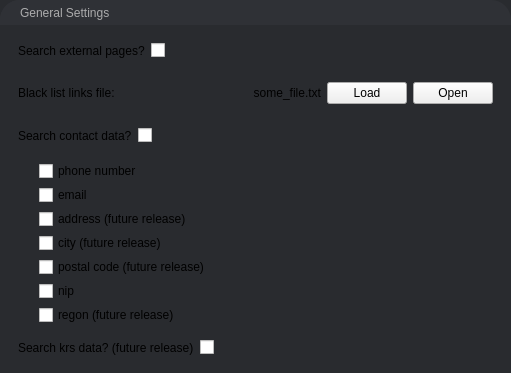
                            <widget class="QFrame" name="frame_general_settings">
                             <property name="minimumSize">
                              <size>
                               <width>0</width>
                               <height>0</height>
                              </size>
                             </property>
                             <property name="maximumSize">
                              <size>
                               <width>16777215</width>
                               <height>400</height>
                              </size>
                             </property>
                             <property name="styleSheet">
                              <string notr="true">QFrame{
	border-radius: 20px;
	background-color: rgb(41, 43, 47);
}</string>
                             </property>
                             <property name="frameShape">
                              <enum>QFrame::StyledPanel</enum>
                             </property>
                             <property name="frameShadow">
                              <enum>QFrame::Raised</enum>
                             </property>
                             <layout class="QVBoxLayout" name="verticalLayout_14">
                              <property name="spacing">
                               <number>0</number>
                              </property>
                              <property name="leftMargin">
                               <number>0</number>
                              </property>
                              <property name="topMargin">
                               <number>0</number>
                              </property>
                              <property name="rightMargin">
                               <number>0</number>
                              </property>
                              <property name="bottomMargin">
                               <number>0</number>
                              </property>
                              <item>
                               <widget class="QFrame" name="frame_general_top_bar">
                                <property name="minimumSize">
                                 <size>
                                  <width>0</width>
                                  <height>25</height>
                                 </size>
                                </property>
                                <property name="maximumSize">
                                 <size>
                                  <width>16777215</width>
                                  <height>25</height>
                                 </size>
                                </property>
                                <property name="styleSheet">
                                 <string notr="true">QFrame{
	border-bottom-left-radius: 0px;
	border-bottom-right-radius: 0px;
	background-color: rgb(47, 49, 54);
}</string>
                                </property>
                                <property name="frameShape">
                                 <enum>QFrame::StyledPanel</enum>
                                </property>
                                <property name="frameShadow">
                                 <enum>QFrame::Raised</enum>
                                </property>
                                <layout class="QHBoxLayout" name="horizontalLayout_13">
                                 <property name="spacing">
                                  <number>0</number>
                                 </property>
                                 <property name="leftMargin">
                                  <number>0</number>
                                 </property>
                                 <property name="topMargin">
                                  <number>0</number>
                                 </property>
                                 <property name="rightMargin">
                                  <number>0</number>
                                 </property>
                                 <property name="bottomMargin">
                                  <number>0</number>
                                 </property>
                                 <item alignment="Qt::AlignLeft">
                                  <widget class="QFrame" name="frame_label_general">
                                   <property name="frameShape">
                                    <enum>QFrame::StyledPanel</enum>
                                   </property>
                                   <property name="frameShadow">
                                    <enum>QFrame::Raised</enum>
                                   </property>
                                   <layout class="QHBoxLayout" name="horizontalLayout_12">
                                    <property name="spacing">
                                     <number>0</number>
                                    </property>
                                    <property name="leftMargin">
                                     <number>20</number>
                                    </property>
                                    <property name="topMargin">
                                     <number>0</number>
                                    </property>
                                    <property name="rightMargin">
                                     <number>0</number>
                                    </property>
                                    <property name="bottomMargin">
                                     <number>0</number>
                                    </property>
                                    <item>
                                     <widget class="QLabel" name="label_general">
                                      <property name="font">
                                       <font>
                                        <family>Segoe UI</family>
                                       </font>
                                      </property>
                                      <property name="styleSheet">
                                       <string notr="true">color: rgb(171, 171, 172);</string>
                                      </property>
                                      <property name="frameShape">
                                       <enum>QFrame::Box</enum>
                                      </property>
                                      <property name="text">
                                       <string>General Settings</string>
                                      </property>
                                     </widget>
                                    </item>
                                   </layout>
                                  </widget>
                                 </item>
                                </layout>
                               </widget>
                              </item>
                              <item>
                               <widget class="QFrame" name="frame_general_main">
                                <property name="sizePolicy">
                                 <sizepolicy hsizetype="Preferred" vsizetype="Preferred">
                                  <horstretch>0</horstretch>
                                  <verstretch>0</verstretch>
                                 </sizepolicy>
                                </property>
                                <property name="minimumSize">
                                 <size>
                                  <width>0</width>
                                  <height>0</height>
                                 </size>
                                </property>
                                <property name="styleSheet">
                                 <string notr="true"/>
                                </property>
                                <property name="frameShape">
                                 <enum>QFrame::NoFrame</enum>
                                </property>
                                <property name="frameShadow">
                                 <enum>QFrame::Raised</enum>
                                </property>
                                <layout class="QVBoxLayout" name="verticalLayout_18">
                                 <property name="spacing">
                                  <number>0</number>
                                 </property>
                                 <property name="leftMargin">
                                  <number>0</number>
                                 </property>
                                 <property name="topMargin">
                                  <number>0</number>
                                 </property>
                                 <property name="rightMargin">
                                  <number>0</number>
                                 </property>
                                 <property name="bottomMargin">
                                  <number>0</number>
                                 </property>
                                 <item>
                                  <widget class="QFrame" name="frame_general_main_in">
                                   <property name="minimumSize">
                                    <size>
                                     <width>0</width>
                                     <height>0</height>
                                    </size>
                                   </property>
                                   <property name="styleSheet">
                                    <string notr="true"/>
                                   </property>
                                   <property name="frameShape">
                                    <enum>QFrame::NoFrame</enum>
                                   </property>
                                   <property name="frameShadow">
                                    <enum>QFrame::Raised</enum>
                                   </property>
                                   <layout class="QVBoxLayout" name="verticalLayout_23">
                                    <item alignment="Qt::AlignLeft">
                                     <widget class="QFrame" name="label_external_pages">
                                      <property name="sizePolicy">
                                       <sizepolicy hsizetype="Preferred" vsizetype="Fixed">
                                        <horstretch>0</horstretch>
                                        <verstretch>0</verstretch>
                                       </sizepolicy>
                                      </property>
                                      <property name="frameShape">
                                       <enum>QFrame::NoFrame</enum>
                                      </property>
                                      <property name="frameShadow">
                                       <enum>QFrame::Raised</enum>
                                      </property>
                                      <layout class="QHBoxLayout" name="horizontalLayout_20">
                                       <item>
                                        <widget class="QLabel" name="label_external">
                                         <property name="text">
                                          <string>Search external pages?</string>
                                         </property>
                                        </widget>
                                       </item>
                                       <item>
                                        <widget class="QCheckBox" name="check_external">
                                         <property name="text">
                                          <string/>
                                         </property>
                                        </widget>
                                       </item>
                                      </layout>
                                     </widget>
                                    </item>
                                    <item alignment="Qt::AlignLeft">
                                     <widget class="QFrame" name="frame_black_list">
                                      <property name="sizePolicy">
                                       <sizepolicy hsizetype="Preferred" vsizetype="Fixed">
                                        <horstretch>0</horstretch>
                                        <verstretch>0</verstretch>
                                       </sizepolicy>
                                      </property>
                                      <property name="frameShape">
                                       <enum>QFrame::NoFrame</enum>
                                      </property>
                                      <property name="frameShadow">
                                       <enum>QFrame::Raised</enum>
                                      </property>
                                      <layout class="QHBoxLayout" name="horizontalLayout_22">
                                       <item>
                                        <widget class="QLabel" name="label_black_list">
                                         <property name="text">
                                          <string>Black list links file:</string>
                                         </property>
                                        </widget>
                                       </item>
                                       <item alignment="Qt::AlignLeft">
                                        <widget class="QLabel" name="label_black_list_file">
                                         <property name="minimumSize">
                                          <size>
                                           <width>200</width>
                                           <height>0</height>
                                          </size>
                                         </property>
                                         <property name="text">
                                          <string>some_file.txt</string>
                                         </property>
                                         <property name="alignment">
                                          <set>Qt::AlignRight|Qt::AlignTrailing|Qt::AlignVCenter</set>
                                         </property>
                                        </widget>
                                       </item>
                                       <item>
                                        <widget class="QPushButton" name="button_black_list_load">
                                         <property name="minimumSize">
                                          <size>
                                           <width>80</width>
                                           <height>20</height>
                                          </size>
                                         </property>
                                         <property name="styleSheet">
                                          <string notr="true"/>
                                         </property>
                                         <property name="text">
                                          <string>Load</string>
                                         </property>
                                        </widget>
                                       </item>
                                       <item>
                                        <widget class="QPushButton" name="button_black_list_open">
                                         <property name="minimumSize">
                                          <size>
                                           <width>80</width>
                                           <height>20</height>
                                          </size>
                                         </property>
                                         <property name="styleSheet">
                                          <string notr="true"/>
                                         </property>
                                         <property name="text">
                                          <string>Open</string>
                                         </property>
                                        </widget>
                                       </item>
                                      </layout>
                                     </widget>
                                    </item>
                                    <item alignment="Qt::AlignLeft">
                                     <widget class="QFrame" name="frame_contact_data">
                                      <property name="sizePolicy">
                                       <sizepolicy hsizetype="Preferred" vsizetype="Fixed">
                                        <horstretch>0</horstretch>
                                        <verstretch>0</verstretch>
                                       </sizepolicy>
                                      </property>
                                      <property name="frameShape">
                                       <enum>QFrame::NoFrame</enum>
                                      </property>
                                      <property name="frameShadow">
                                       <enum>QFrame::Raised</enum>
                                      </property>
                                      <layout class="QVBoxLayout" name="verticalLayout_20">
                                       <property name="spacing">
                                        <number>0</number>
                                       </property>
                                       <property name="leftMargin">
                                        <number>0</number>
                                       </property>
                                       <property name="topMargin">
                                        <number>0</number>
                                       </property>
                                       <property name="rightMargin">
                                        <number>0</number>
                                       </property>
                                       <property name="bottomMargin">
                                        <number>0</number>
                                       </property>
                                       <item alignment="Qt::AlignLeft">
                                        <widget class="QFrame" name="frame_contact_data_1">
                                         <property name="sizePolicy">
                                          <sizepolicy hsizetype="Preferred" vsizetype="Fixed">
                                           <horstretch>0</horstretch>
                                           <verstretch>0</verstretch>
                                          </sizepolicy>
                                         </property>
                                         <property name="frameShape">
                                          <enum>QFrame::NoFrame</enum>
                                         </property>
                                         <property name="frameShadow">
                                          <enum>QFrame::Raised</enum>
                                         </property>
                                         <layout class="QHBoxLayout" name="horizontalLayout_23">
                                          <item>
                                           <widget class="QLabel" name="label__contact_data">
                                            <property name="text">
                                             <string>Search contact data?</string>
                                            </property>
                                           </widget>
                                          </item>
                                          <item>
                                           <widget class="QCheckBox" name="check_contact_data">
                                            <property name="text">
                                             <string/>
                                            </property>
                                           </widget>
                                          </item>
                                         </layout>
                                        </widget>
                                       </item>
                                       <item alignment="Qt::AlignLeft">
                                        <widget class="QFrame" name="frame_contact_data_2">
                                         <property name="minimumSize">
                                          <size>
                                           <width>0</width>
                                           <height>0</height>
                                          </size>
                                         </property>
                                         <property name="frameShape">
                                          <enum>QFrame::NoFrame</enum>
                                         </property>
                                         <property name="frameShadow">
                                          <enum>QFrame::Raised</enum>
                                         </property>
                                         <layout class="QVBoxLayout" name="verticalLayout_19">
                                          <property name="spacing">
                                           <number>4</number>
                                          </property>
                                          <property name="leftMargin">
                                           <number>30</number>
                                          </property>
                                          <property name="topMargin">
                                           <number>9</number>
                                          </property>
                                          <property name="rightMargin">
                                           <number>9</number>
                                          </property>
                                          <property name="bottomMargin">
                                           <number>0</number>
                                          </property>
                                          <item>
                                           <widget class="QCheckBox" name="check_phone">
                                            <property name="text">
                                             <string>phone number</string>
                                            </property>
                                           </widget>
                                          </item>
                                          <item>
                                           <widget class="QCheckBox" name="check_email">
                                            <property name="text">
                                             <string>email</string>
                                            </property>
                                           </widget>
                                          </item>
                                          <item>
                                           <widget class="QCheckBox" name="check_address">
                                            <property name="text">
                                             <string>address (future release)</string>
                                            </property>
                                           </widget>
                                          </item>
                                          <item>
                                           <widget class="QCheckBox" name="check_city">
                                            <property name="text">
                                             <string>city (future release)</string>
                                            </property>
                                           </widget>
                                          </item>
                                          <item>
                                           <widget class="QCheckBox" name="check_postal">
                                            <property name="text">
                                             <string>postal code (future release)</string>
                                            </property>
                                           </widget>
                                          </item>
                                          <item>
                                           <widget class="QCheckBox" name="check_nip">
                                            <property name="text">
                                             <string>nip</string>
                                            </property>
                                           </widget>
                                          </item>
                                          <item>
                                           <widget class="QCheckBox" name="check_regon">
                                            <property name="text">
                                             <string>regon (future release)</string>
                                            </property>
                                           </widget>
                                          </item>
                                         </layout>
                                        </widget>
                                       </item>
                                      </layout>
                                     </widget>
                                    </item>
                                    <item alignment="Qt::AlignLeft">
                                     <widget class="QFrame" name="frame_krs">
                                      <property name="sizePolicy">
                                       <sizepolicy hsizetype="Preferred" vsizetype="Fixed">
                                        <horstretch>0</horstretch>
                                        <verstretch>0</verstretch>
                                       </sizepolicy>
                                      </property>
                                      <property name="frameShape">
                                       <enum>QFrame::NoFrame</enum>
                                      </property>
                                      <property name="frameShadow">
                                       <enum>QFrame::Raised</enum>
                                      </property>
                                      <layout class="QVBoxLayout" name="verticalLayout_21">
                                       <property name="spacing">
                                        <number>0</number>
                                       </property>
                                       <property name="leftMargin">
                                        <number>0</number>
                                       </property>
                                       <property name="topMargin">
                                        <number>0</number>
                                       </property>
                                       <property name="rightMargin">
                                        <number>0</number>
                                       </property>
                                       <property name="bottomMargin">
                                        <number>0</number>
                                       </property>
                                       <item alignment="Qt::AlignLeft">
                                        <widget class="QFrame" name="frame_krs1">
                                         <property name="sizePolicy">
                                          <sizepolicy hsizetype="Preferred" vsizetype="Fixed">
                                           <horstretch>0</horstretch>
                                           <verstretch>0</verstretch>
                                          </sizepolicy>
                                         </property>
                                         <property name="frameShape">
                                          <enum>QFrame::NoFrame</enum>
                                         </property>
                                         <property name="frameShadow">
                                          <enum>QFrame::Raised</enum>
                                         </property>
                                         <layout class="QHBoxLayout" name="horizontalLayout_24">
                                          <item>
                                           <widget class="QLabel" name="label__krs">
                                            <property name="text">
                                             <string>Search krs data? (future release)</string>
                                            </property>
                                           </widget>
                                          </item>
                                          <item>
                                           <widget class="QCheckBox" name="check_krs">
                                            <property name="text">
                                             <string/>
                                            </property>
                                           </widget>
                                          </item>
                                         </layout>
                                        </widget>
                                       </item>
                                      </layout>
                                     </widget>
                                    </item>
                                   </layout>
                                  </widget>
                                 </item>
                                </layout>
                               </widget>
                              </item>
                             </layout>
                            </widget>
